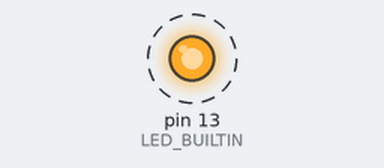
Bench run of a sketch on a simulated Arduino Uno, built with avr-gcc and run on an emulated ATmega328P. Parts: output pins drawn as LEDs (lit = HIGH). Dashed ring = blinking.

Above: at 0.15 s.
Timing chart, 0 to 3.0 s (numbered marks = the images above):
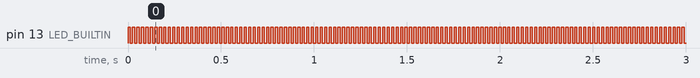

The sketch:

trabajo_en_clase_3_blink_parpadeo.ino
```cpp
int parpadeo_maximo_perceptible=(1.0/40.0)*1000;//segun estudios, el parpadeo minimo perceptible se acerca a los 20Hz
// the setup function runs once when you press reset or power the board
void setup() {
  pinMode(LED_BUILTIN, OUTPUT);
}

// the loop function runs over and over again forever
void loop() {
  //DESAFIO EN CLASE
  //2. Encuentra el parpadeo más rápido que el ojo pueda detectar

  digitalWrite(LED_BUILTIN, HIGH);
  delay(parpadeo_maximo_perceptible/2);  //semiciclo
  digitalWrite(LED_BUILTIN, LOW);
  delay(parpadeo_maximo_perceptible/2);
}
```

Measured:
- by itself, pin 13 (LED_BUILTIN): alternates HIGH for 0.01 s and LOW for 0.01 s
